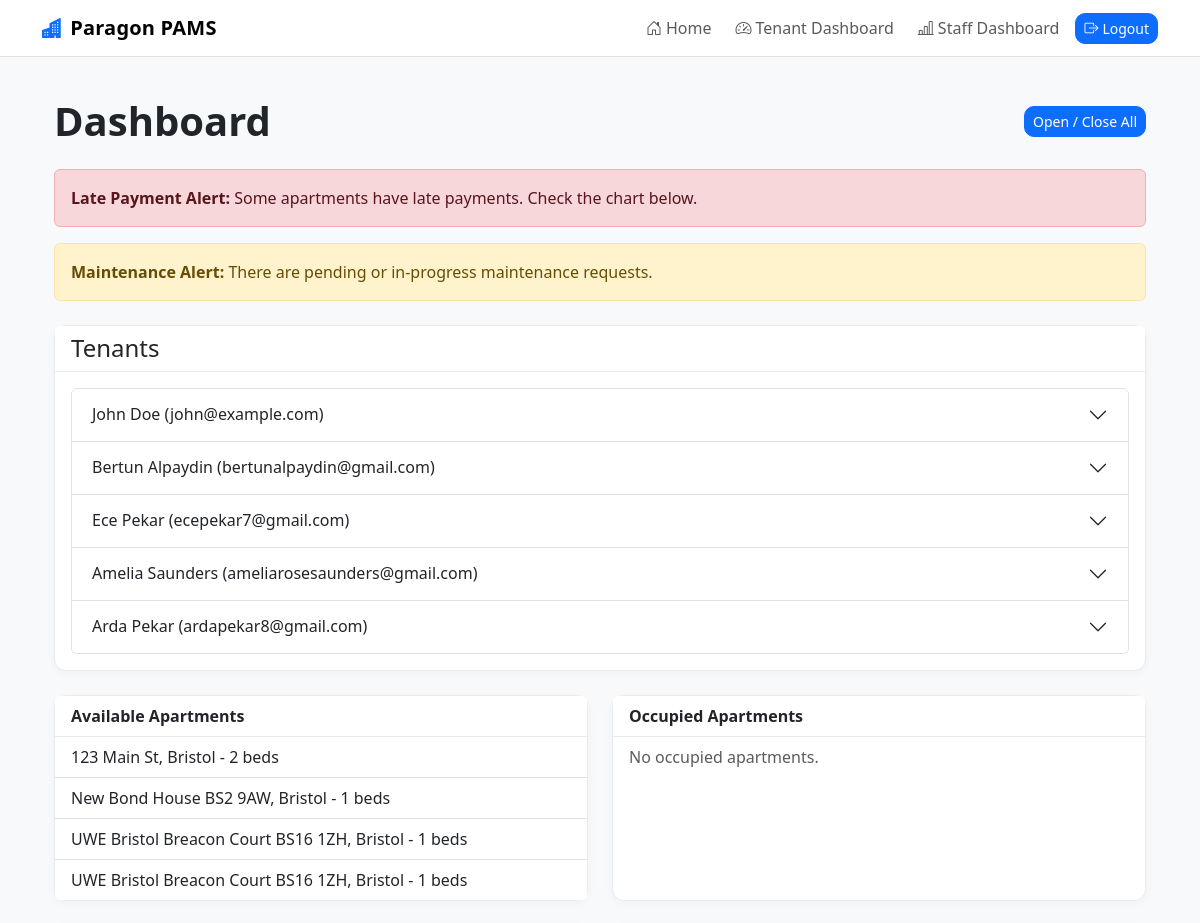
The page /dashboard/admin/ (signed in, upper part) on the database as committed earlier.
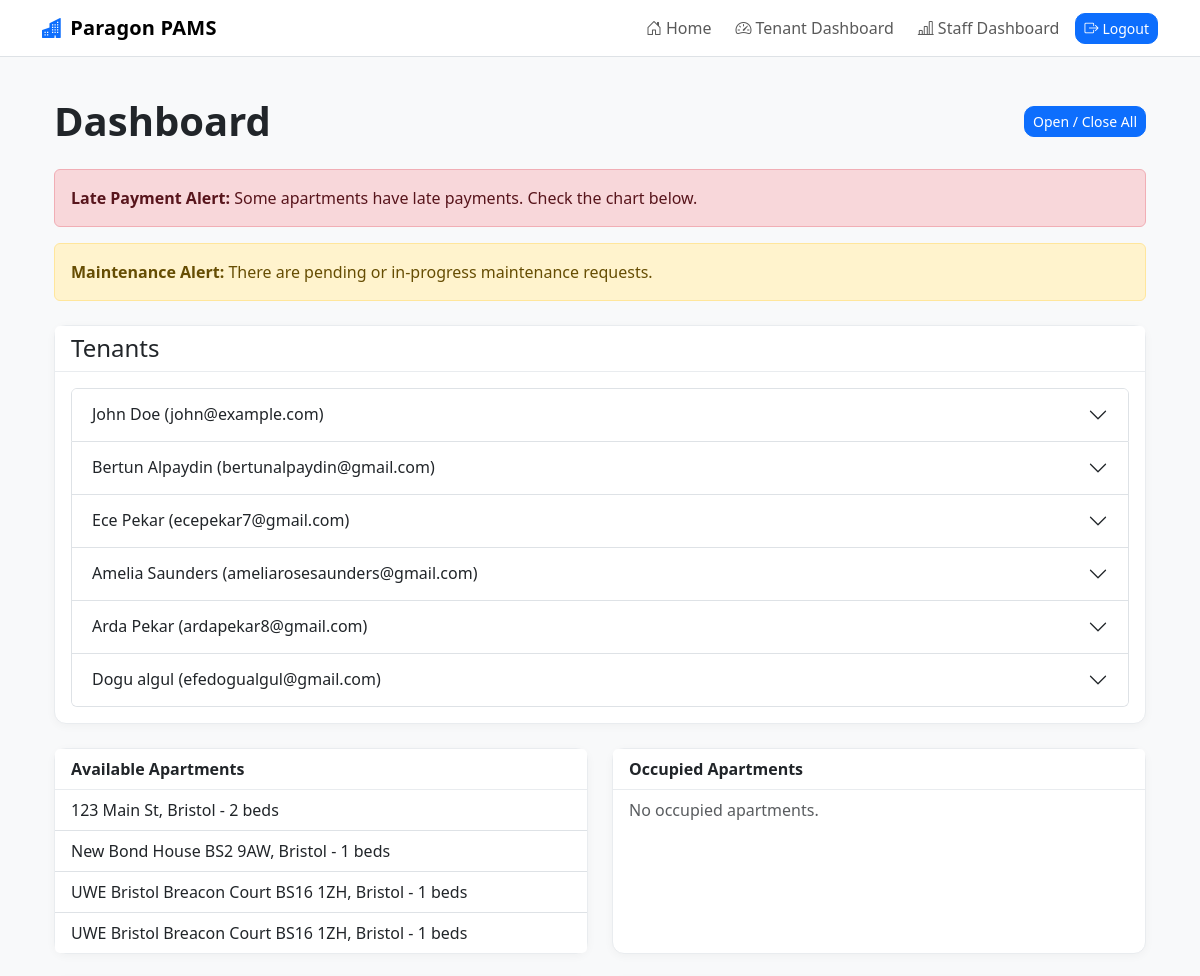
The same page on the database as committed later.
### core/models.py (models this page shows, shortened)
class Tenant(models.Model):
    user = models.OneToOneField(User, on_delete=models.CASCADE, null=True, blank=True)
    first_name = models.CharField(max_length=100)
    last_name = models.CharField(max_length=100)
    email = models.EmailField(unique=True)
    phone = models.CharField(max_length=15)
    date_of_birth = models.DateField()
    ni_number = models.CharField(max_length=20, blank=True)  # National Insurance

class Apartment(models.Model):
    address = models.CharField(max_length=255)
    city = models.ForeignKey(City, on_delete=models.CASCADE)
    bedrooms = models.IntegerField()
    bathrooms = models.DecimalField(max_digits=3, decimal_places=1)
    rent = models.DecimalField(max_digits=10, decimal_places=2)
    available = models.BooleanField(default=True)

class City(models.Model):
    name = models.CharField(max_length=100)
    state = models.CharField(max_length=100, blank=True)
    country = models.CharField(max_length=100, default='UK')
    zipcode = models.CharField(max_length=10, blank=True)

### core/views.py (the view)
# urls.py: path('dashboard/admin/', views.admin_dashboard, name='admin_dashboard'),
@login_required
def admin_dashboard(request):
    tenants = Tenant.objects.all()
    apartments = Apartment.objects.all()
    available_apartments = apartments.filter(available=True)
    occupied_apartments = apartments.filter(available=False)
    recent_requests = MaintenanceRequest.objects.order_by('-date_requested')[:5]
    recent_complaints = Complaint.objects.order_by('-date')[:5]
    tenant_payments_list = []
    for tenant in tenants:
        payments = Payment.objects.filter(tenant=tenant).order_by('due_date')
        tenant_payments_list.append({
            'tenant_id': tenant.id,
            'tenant_name': f"{tenant.first_name} {tenant.last_name}",
            'dates': [p.due_date.strftime("%Y-%m-%d") for p in payments],
            'amounts': [float(p.amount) for p in payments],
        })
    late_payments = {}
    for apt in apartments:
        late_count = Payment.objects.filter(
            lease__apartment=apt,
            paid_date__gt=F('due_date')
        ).count() + Payment.objects.filter(
            lease__apartment=apt,
            paid_date__isnull=True,
            due_date__lt=date.today()
        ).count()
        late_payments[apt.address] = late_count
    context = {
        'tenants': tenants,
        'available_apartments': available_apartments,
        'occupied_apartments': occupied_apartments,
        'recent_requests': recent_requests,
        'recent_complaints': recent_complaints,
        'tenant_payments_json': json.dumps(tenant_payments_list),
        'late_payments_json': json.dumps(late_payments),
        'maintenance_summary': {
            'pending': MaintenanceRequest.objects.filter(status='pending').count(),
            'in_progress': MaintenanceRequest.objects.filter(status='in_progress').count(),
            'completed': MaintenanceRequest.objects.filter(status='completed').count(),
        }
    }
    return render(request, 'admin/dashboard.html', context)

### core/templates/admin/dashboard.html (shortened to what this page needs)
{% extends "base.html" %}
{% block content %}
<div class="container py-3">
    <div class="d-flex justify-content-between align-items-center mb-4">
        <h1 class="fw-bold mb-0">Dashboard</h1>
        <button class="btn btn-sm btn-primary" id="toggleAllBtn">
            Open / Close All
        </button>
    </div>
    <div class="mb-4">
        {% if late_payments_json %}
            <div class="alert alert-danger">
                <strong>Late Payment Alert:</strong>
                Some apartments have late payments. Check the chart below.
            </div>
        {% endif %}
        {% if maintenance_summary.pending or maintenance_summary.in_progress %}
            <div class="alert alert-warning">
                <strong>Maintenance Alert:</strong>
                There are pending or in-progress maintenance requests.
            </div>
        {% endif %}
    </div>
    <div class="card mb-4">
        <div class="card-header">
            <h4 class="mb-0">Tenants</h4>
        </div>
        <div class="card-body">
            <div class="accordion" id="tenantsAccordion">
                {% for tenant in tenants %}
                    <div class="accordion-item">
                        <h2 class="accordion-header" id="heading{{ tenant.id }}">
                            <button class="accordion-button collapsed" type="button"
                                    data-bs-toggle="collapse"
                                    data-bs-target="#collapse{{ tenant.id }}"
                                    aria-expanded="false"
                                    aria-controls="collapse{{ tenant.id }}">
                                {{ tenant.first_name }} {{ tenant.last_name }} ({{ tenant.email }})
                            </button>
                        </h2>
                    </div>
                {% empty %}
                    <p class="text-muted mb-0">No tenants found.</p>
                {% endfor %}
            </div>
        </div>
    </div>
    <div class="row g-4 mb-4">
        <div class="col-md-6">
            <div class="card h-100">
                <div class="card-header">
                    Available Apartments
                </div>
                <ul class="list-group list-group-flush">
                    {% for apt in available_apartments %}
                        <li class="list-group-item">
                            {{ apt.address }}, {{ apt.city.name }} - {{ apt.bedrooms }} beds
                        </li>
                    {% empty %}
                        <li class="list-group-item text-muted">No available apartments.</li>
                    {% endfor %}
                </ul>
            </div>
        </div>
        <div class="col-md-6">
            <div class="card h-100">
                <div class="card-header">
                    Occupied Apartments
                </div>
                <ul class="list-group list-group-flush">
                    {% for apt in occupied_apartments %}
                        <li class="list-group-item">
                            {{ apt.address }}, {{ apt.city.name }} - {{ apt.bedrooms }} beds
                        </li>
                    {% empty %}
                        <li class="list-group-item text-muted">No occupied apartments.</li>
                    {% endfor %}
                </ul>
            </div>
        </div>
    </div>
    <div class="row g-4 mb-4">
    </div>
</div>
{% endblock %}

### core/templates/base.html (shortened to what this page needs)
{% load static %}
<!DOCTYPE html>
<html lang="en">
<head>
    <link href="https://cdn.jsdelivr.net/npm/bootstrap@5.3.3/dist/css/bootstrap.min.css" rel="stylesheet">
    <link rel="stylesheet" href="https://cdn.jsdelivr.net/npm/bootstrap-icons@1.11.3/font/bootstrap-icons.min.css">
</head>
<body>
<nav class="navbar navbar-expand-lg app-navbar sticky-top">
    <div class="container">
        <a class="navbar-brand d-flex align-items-center" href="{% url 'landing' %}">
            <i class="bi bi-buildings-fill me-2"></i>
            Paragon PAMS
        </a>
        <div class="collapse navbar-collapse mt-2 mt-lg-0" id="navbarNav">
            <ul class="navbar-nav ms-auto align-items-lg-center gap-lg-2">
                <li class="nav-item">
                    <a class="nav-link" href="{% url 'landing' %}">
                        <i class="bi bi-house-door me-1"></i>Home
                    </a>
                </li>
                {% if user.is_authenticated %}
                    <li class="nav-item">
                        <a class="nav-link" href="{% url 'tenant_dashboard' %}">
                            <i class="bi bi-speedometer2 me-1"></i>Tenant Dashboard
                        </a>
                    </li>
                    <li class="nav-item">
                        <a class="nav-link" href="{% url 'admin_dashboard' %}">
                            <i class="bi bi-bar-chart-line me-1"></i>Staff Dashboard
                        </a>
                    </li>
                    <li class="nav-item">
                        <form method="post" action="{% url 'logout' %}" class="m-0">
                            <button type="submit" class="btn btn-primary btn-sm">
                                <i class="bi bi-box-arrow-right me-1"></i>Logout
                            </button>
                        </form>
                    </li>
                {% endif %}
            </ul>
        </div>
    </div>
</nav>
<main class="container py-4">
    {% block content %}{% endblock %}
</main>
</body>
</html>

### core/templates/base.html (style rules this page uses)
body { background-color: #f8f9fa; color: #212529; }
.app-navbar { background-color: #ffffff; border-bottom: 1px solid #dee2e6; }
.navbar-brand { font-weight: 700; letter-spacing: 0.2px; }
.navbar-brand i { color: #0d6efd; }
.nav-link { font-weight: 500; }
.card { border: 1px solid #e9ecef; border-radius: 12px; box-shadow: 0 2px 10px rgba(0, 0, 0, 0.04); }
.card-header { background-color: #ffffff; font-weight: 600; border-bottom: 1px solid #e9ecef; }
.btn { border-radius: 10px; }

Rows that differ between the two databases and show on the page:
added Tenant: first_name "Dogu", last_name "algul", email "efedogualgul@gmail.com"
